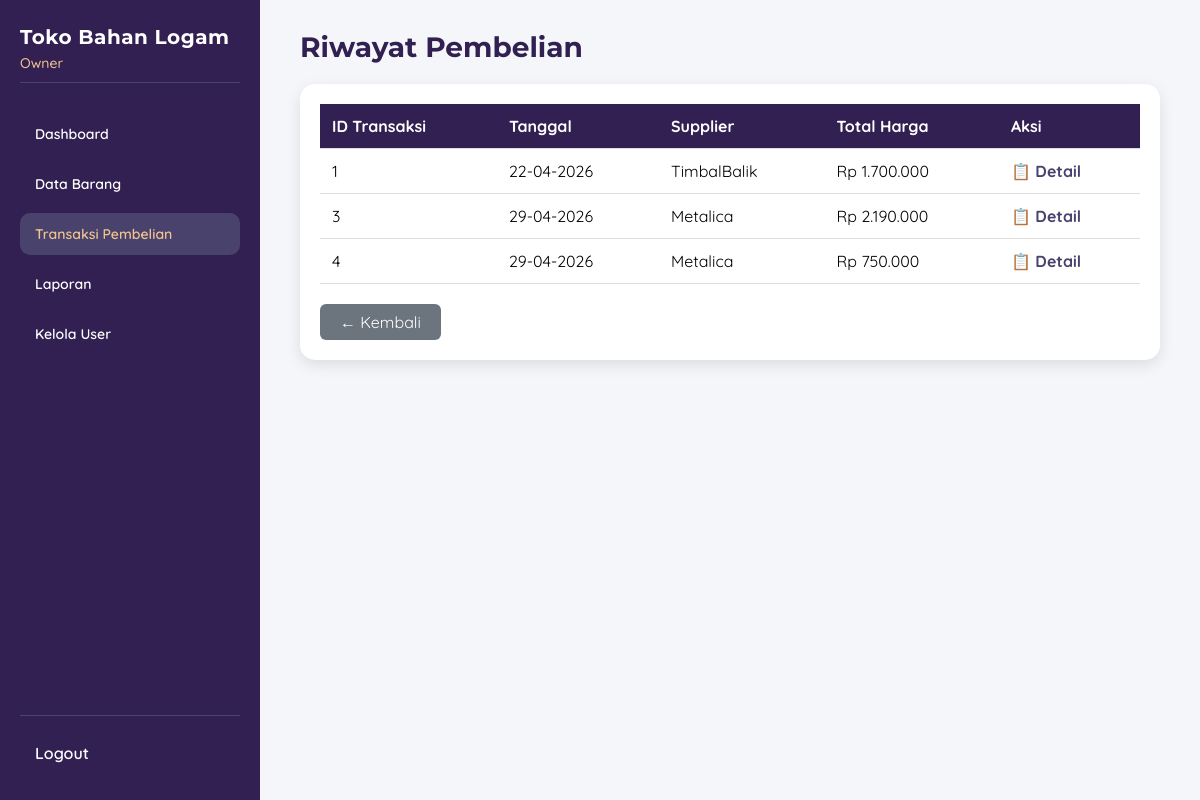
/Owner/riwayat_pembelian.php (signed in), run on the app's committed database.
### tables this page shows
CREATE TABLE `transaksi_beli` (
  `idTransaksiBeli` int(11) NOT NULL,
  `tanggal` date NOT NULL,
  `supplier` varchar(100) NOT NULL,
  `total_harga` decimal(15,2) NOT NULL,
  `created_at` timestamp NOT NULL DEFAULT current_timestamp()
);

### Owner/riwayat_pembelian.php (the view, shortened to what this page needs)
<?php
include '../koneksi.php';
$query = "SELECT * FROM transaksi_beli ORDER BY idTransaksiBeli ASC";
$result = mysqli_query($conn, $query);
?>
<!DOCTYPE html>
<html>
<head>
    <link rel="stylesheet" href="dashboard_admin.css">
</head>
<body>
<div class="dashboard">
    <div class="sidebar">
        <h2>Toko Bahan Logam</h2>
        <p class="role">Owner</p>
        <ul>
            <li><a href="dashboard_admin.php">Dashboard</a></li>
            <li><a href="barang.php">Data Barang</a></li>
            <li class="active"><a href="pembelian.php">Transaksi Pembelian</a></li>
            <li><a href="laporan.php">Laporan</a></li>
            <li><a href="user.php">Kelola User</a></li>
        </ul>
        <div class="logout">
            <a href="../logout.php">Logout</a>
        </div>
    </div>
    <div class="main">
        <div class="topbar">
            <h1>Riwayat Pembelian</h1>
        </div>
        <div class="table-container">
            <table>
                <thead>
                    <tr>
                        <th>ID Transaksi</th>
                        <th>Tanggal</th>
                        <th>Supplier</th>
                        <th>Total Harga</th>
                        <th>Aksi</th>
                    </tr>
                </thead>
                <tbody>
                    <?php if (mysqli_num_rows($result) > 0): ?>
                        <?php while ($row = mysqli_fetch_assoc($result)): ?>
                        <tr>
                            <td><?= $row['idTransaksiBeli'] ?></td>
                            <td><?= date('d-m-Y', strtotime($row['tanggal'])) ?></td>
                            <td><?= htmlspecialchars($row['supplier']) ?></td>
                            <td>Rp <?= number_format($row['total_harga'], 0, ',', '.') ?></td>
                            <td><a href="detail_pembelian.php?id=<?= $row['idTransaksiBeli'] ?>" class="detail-link">📋 Detail</a></td>
                        </tr>
                        <?php endwhile; ?>
                    <?php else: ?>
                        <tr><td colspan="5" style="text-align:center;">Belum ada transaksi pembelian</td></tr>
                    <?php endif; ?>
                </tbody>
            </table>
            <a href="pembelian.php" class="btn-back">← Kembali</a>
        </div>
    </div>
</div>
</body>
</html>

### Owner/dashboard_admin.css (style rules this page uses)
* { margin: 0; padding: 0; box-sizing: border-box; }
body { font-family: 'Quicksand', sans-serif; background: #e5e5e5; height: 100vh; overflow: hidden; }
.dashboard, .container { display: flex; height: 100vh; width: 100%; }
.sidebar { width: 260px; background: #312051; color: white; display: flex; flex-direction: column; padding: 25px 20px; height: 100vh; overflow-y: auto; }
.sidebar h2 { font-family: 'Montserrat', sans-serif; font-size: 20px; margin-bottom: 5px; font-weight: 700; letter-spacing: 0.5px; }
.sidebar .role { font-family: 'Quicksand', sans-serif; color: #F0C38E; font-size: 14px; margin-bottom: 30px; padding-bottom: 10px; border-bottom: 1px solid #48426D; font-weight: 500; }
.sidebar ul { list-style: none; flex: 1; padding: 0; }
.sidebar li { margin-bottom: 8px; position: relative; }
.sidebar li a { display: block; padding: 12px 15px; color: white; text-decoration: none; border-radius: 10px; background: transparent; pointer-events: auto !important; position: relative; z-index: 10; font-family: 'Quicksand', sans-serif; font-weight: 600; font-size: 14px; transition: all 0.3s; }
.sidebar li a:hover, .sidebar li.active a { background: #48426D; color: #F0C38E; }
.logout { margin-top: auto; border-top: 1px solid #48426D; padding-top: 15px; }
.logout a { display: block; padding: 12px 15px; color: white; text-decoration: none; font-family: 'Quicksand', sans-serif; font-weight: 600; }
.main { flex: 1; padding: 30px 40px; overflow-y: auto; background: #f4f6f9; }
.main h1 { font-family: 'Montserrat', sans-serif; font-size: 28px; color: #312051; margin-bottom: 20px; font-weight: 700; }
input, select, textarea, button, .btn, a, .btn-add, .btn-delete, .btn-edit, .btn-search, .btn-submit, .btn-filter, .btn-export, .btn-print, .remove-item { font-family: 'Quicksand', sans-serif; }

### Owner/riwayat_pembelian.php (style rules this page uses)
.table-container { background: white; padding: 20px; border-radius: 15px; box-shadow: 0 5px 15px rgba(0,0,0,0.1); }
table { width: 100%; border-collapse: collapse; }
th, td { padding: 12px; text-align: left; border-bottom: 1px solid #ddd; }
th { background: #312051; color: white; }
.detail-link { color: #48426D; text-decoration: none; font-weight: bold; }
.btn-back { background: #6c757d; color: white; padding: 8px 20px; border-radius: 6px; text-decoration: none; display: inline-block; margin-top: 20px; }

### data on the page
transaksi_beli: idTransaksiBeli "1", tanggal "22-04-2026", supplier "TimbalBalik", total_harga "1.700.000"
transaksi_beli: idTransaksiBeli "3", tanggal "29-04-2026", supplier "Metalica", total_harga "2.190.000"
transaksi_beli: idTransaksiBeli "4", tanggal "29-04-2026", supplier "Metalica", total_harga "750.000"
